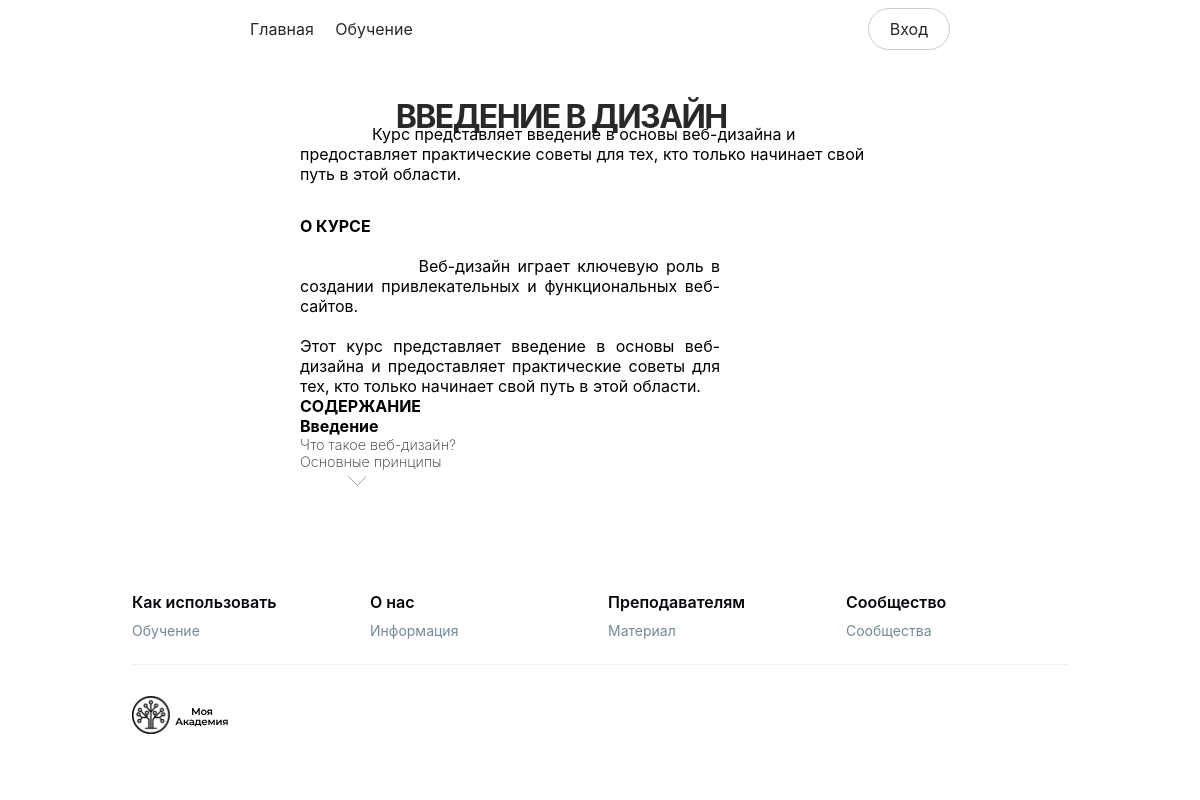
/localhost/course-info.php?course_id=204, run on the app's committed database.
### tables this page shows
CREATE TABLE `courses` (
  `id_course` int(11) NOT NULL,
  `course_title` varchar(250) NOT NULL,
  `course_brief` text NOT NULL,
  `course_description` text NOT NULL,
  `difficulty_lvl` varchar(30) NOT NULL,
  `author` int(11) NOT NULL,
  `views_count` int(11) DEFAULT NULL
);

CREATE TABLE `module` (
  `id_module` int(11) NOT NULL,
  `module_title` varchar(30) NOT NULL,
  `parent_course` int(11) NOT NULL
);

CREATE TABLE `lessons` (
  `id_lesson` int(11) NOT NULL,
  `parent_module` int(11) NOT NULL,
  `lesson_title` varchar(50) NOT NULL,
  `lesson_content` text
);

### localhost/course-info.php (the view, shortened to what this page needs)
<?php
require_once 'dbconnect.php';
$courseId = $_GET['course_id'] ?? null;
$courseQuery = "SELECT * FROM courses WHERE id_course = $courseId";
$courseResult = $connect->query($courseQuery);
if ($courseResult->rowCount() > 0) {
    $courseData = $courseResult->fetch(pdo::FETCH_ASSOC);
}
else {
    echo "нет доступа";
}
$moduleQuery = "SELECT * FROM module WHERE parent_course = $courseId";
$moduleResult = $connect->query($moduleQuery);
?>
<!DOCTYPE html>
<head>
    <link rel="stylesheet" href="css/style.css">
    <link rel="stylesheet" href="css/auth.css">
    <link rel="stylesheet" href="css/catalogue.css">
</head>
<?php include 'header.php'; ?>
<body>
    <section>
        <div class="topic-title">
            <h3 class="regtext">
                <?php echo $courseData['course_title']; ?>
            </h3>
        </div>
        <div class="course-brief">
            <p>
                <?php echo $courseData['course_brief']; ?>
            </p>
        </div>
        <div>
            <h4>О курсе</h4>
            <p style="width: 70%; text-align: justify;">
                <?php echo nl2br($courseData['course_description']); ?>
            </p>
        </div>
        <div class="content-container">
            <h4>Содержание</h4>
            <div class="modules-container">
                <?php
                if ($moduleResult->rowCount() > 0) {
                    $firstModule = true;
                    while ($moduleData = $moduleResult->fetch(pdo::FETCH_ASSOC)) {
                        echo '<div class="module' . ($firstModule ? '' : ' hidden') . '">';
                        echo '<p class="module-t">' . $moduleData['module_title'] . '</p>';
                        $moduleId = $moduleData['id_module'];
                        $lessonQuery = "SELECT * FROM lessons WHERE parent_module = $moduleId";
                        $lessonResult = $connect->query($lessonQuery);
                        if ($lessonResult === false) {
                            echo "ошибка: " . $e->getMessage();
                        } else {
                            while ($lessonData = $lessonResult->fetch(pdo::FETCH_ASSOC)) {
                                echo '<a href="lesson.php?id_course=' . $courseId . '&id_lesson=' . $lessonData['id_lesson'] . '"><p class="lesson-t">' . $lessonData['lesson_title'] . '</p></a>';
                            }
                        }
                        echo '</div>';
                        $firstModule = false;
                    }
                } else {
                    echo "<p>Вы не добавили ни одного модуля<p>";
                }
                ?>
                <div class="arrow-container">
                    <a id="toggleArrow"><img src="img/arrow.svg" alt="Arrow" height="10px"></a>
                </div>
            </div>
        </div>
    </section>
    <?php include 'footer.php'; ?>
</body>
</html>

### localhost/css/style.css (style rules this page uses)
body { color: #282828; overflow-x: hidden; margin: 0; font-family: Inter, -apple-system, BlinkMacSystemFont, Segoe UI, Roboto, Oxygen, Ubuntu, Cantarell, Fira Sans, Droid Sans, Helvetica Neue, sans-serif; font-style: normal }
section { margin-left: 300px; margin-right: 300px; }
a { text-decoration: none; color: #282828; }
.topic-title { justify-content: flex-start; align-items: center; }
h3 { font-size: 2rem; font-style: normal; letter-spacing: 4.2px; text-transform: uppercase; }
h4 { font-size: 1rem; font-style: normal; text-transform: uppercase; }
.regtext { color: #282828; letter-spacing: -.05em; }

### localhost/css/catalogue.css (style rules this page uses)
.c-title, .module-t { font-weight: bold; display: -webkit-box; overflow: hidden; text-overflow: ellipsis; -webkit-line-clamp: 1; max-width: 100%; }
.c-lvl, .lesson-t { font-weight: 200; font-size: 0.9rem; color: #282828; }
.course-brief { margin-top: -4vh; margin-bottom: 4vh; }
.arrow-container { margin-left: 4vw; cursor: pointer; }

### data on the page
courses: course_title "ВВЕДЕНИЕ В ДИЗАЙН", course_brief "Курс представляет введение в основы веб-дизайна и предоставляет практические советы для тех, кто только начинает свой путь в этой области.", course_description "Веб-дизайн играет ключевую роль в создании привлекательных и функциональных веб-сайтов. Этот курс представляет введение в основы веб-дизайна и предоставляет практические советы для тех, кто только начинает свой путь в этой области."
module: module_title "Введение"
lessons: lesson_title "Что такое веб-дизайн?"
lessons: lesson_title "Основные принципы"
